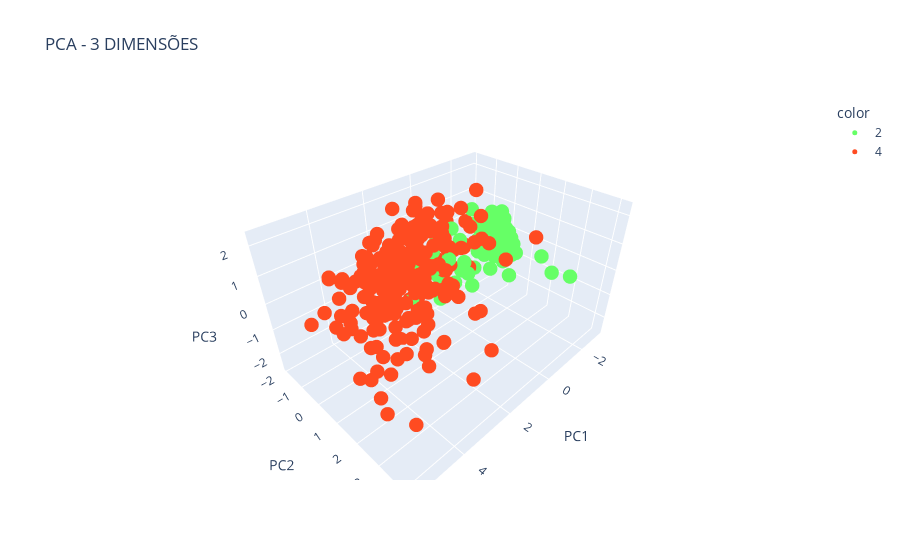

The notebook cell saved with this chart:
### Markdown cell above
**Análise de Componentes Principais (PCA)**  
A análise de componentes principais é uma técnica estatística utilizada para reduzir a dimensionalidade dos dados, mantendo a maior parte da variância. Neste item, utilizaremos PCA para gerar gráficos que ilustram a projeção dos dados no espaço de atributos. Isso permite uma visão mais generalizada dos conjunto de objetos que está sendo avaliado. Ele permite o agrupamento dos pacientes que mais se assemelham, quando levado em consideração que eles apresentaram para cada um dos atributos. Tais agrupamentos são baseados em componentes principais, construídos a partir da agregação de todos os atributos. Essa técnica, no entanto, possui a desvantagem de levar a perda dos valores originais dos atributos, o que pode torná-la desinteressante para determinados segmentos, nos quais os valores dos atributos são significativos.

O uso de PCA em um problema como este com 9 atributos preditivos ajuda a reduzir a dimensionalidade dos dados, minimizando o impacto da "maldição da dimensionalidade". Quando o número de atributos é alto, o espaço de busca se torna vasto, tornando mais difícil para os modelos aprenderem de forma eficaz e aumentando o risco de overfitting. O PCA projeta os dados em um novo espaço de menor dimensão, preservando as variâncias mais importantes, o que melhora a eficiência do modelo e pode aumentar sua performance ao lidar com dados de alta dimensão.


Vamos aplicar PCA com 2 dimensões e com 3 dimensões, como veremos a seguir:

### Code cell
# Aplicando PCA para reduzir dimensionalidade.
pca2, pca3= PCA(n_components=2), PCA(n_components=3)
xPca2, xPca3= pca2.fit_transform(xNorm), pca3.fit_transform(xNorm)
y = y.values.ravel()

# Visualizar o PCA em 2D
plt.figure(figsize=(6, 5))
sns.scatterplot(x=xPca2[:, 0], y=xPca2[:, 1], hue=y, palette=["#66FF66", "#FF4B21"], s=60)
plt.title('PCA - 2 DIMENSÕES')
plt.xlabel('PC1')
plt.ylabel('PC2')
plt.legend(title='Classes', loc='best')
plt.show()

# Criar gráfico 3D interativo
fig = px.scatter_3d(
    pd.DataFrame(xPca3, columns=["PC1", "PC2", "PC3"]),
    x="PC1",
    y="PC2",
    z="PC3",
    color=y.astype(str),
    title="PCA - 3 DIMENSÕES",
    labels={"Classe": "Classe"},
    color_discrete_sequence=["#66FF66", "#FF4B21"],
)
fig.update_traces(marker=dict(size=5))
fig.show()

### Figure 1 — Plotly figure (JSON) as saved in the notebook; plotly's stock layout.template omitted (floating-point values rounded to 4 significant figures; data arrays with more than 128 entries replaced by an {"elided": "..."} marker saying what was removed)
{"data": [{"hovertemplate": "color=2<br>PC1=%{x}<br>PC2=%{y}<br>PC3=%{z}<extra></extra>", "legendgroup": "2", "marker": {"color": "#66FF66", "size": 5, "symbol": "circle"}, "mode": "markers", "name": "2", "scene": "scene", "showlegend": true, "type": "scatter3d", "x": {"elided": "225 float values"}, "y": {"elided": "225 float values"}, "z": {"elided": "225 float values"}}, {"hovertemplate": "color=4<br>PC1=%{x}<br>PC2=%{y}<br>PC3=%{z}<extra></extra>", "legendgroup": "4", "marker": {"color": "#FF4B21", "size": 5, "symbol": "circle"}, "mode": "markers", "name": "4", "scene": "scene", "showlegend": true, "type": "scatter3d", "x": {"elided": "238 float values"}, "y": {"elided": "238 float values"}, "z": {"elided": "238 float values"}}], "layout": {"legend": {"title": {"text": "color"}, "tracegroupgap": 0}, "scene": {"domain": {"x": [0, 1], "y": [0, 1]}, "xaxis": {"title": {"text": "PC1"}}, "yaxis": {"title": {"text": "PC2"}}, "zaxis": {"title": {"text": "PC3"}}}, "title": {"text": "PCA - 3 DIMENSÕES"}}}
